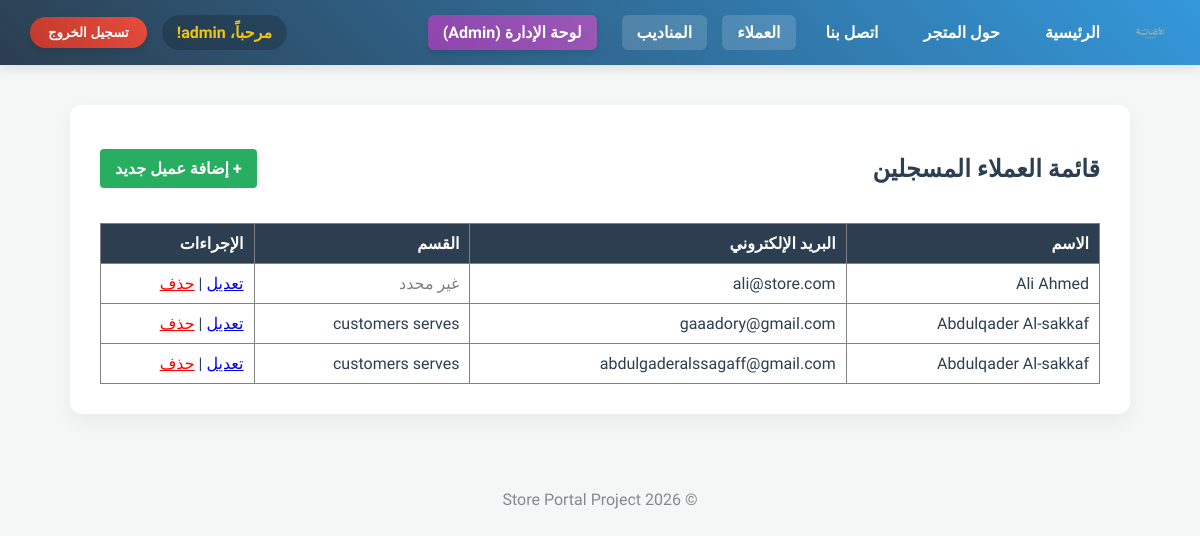
Page /customers/list/ (signed in) on the earlier database version.
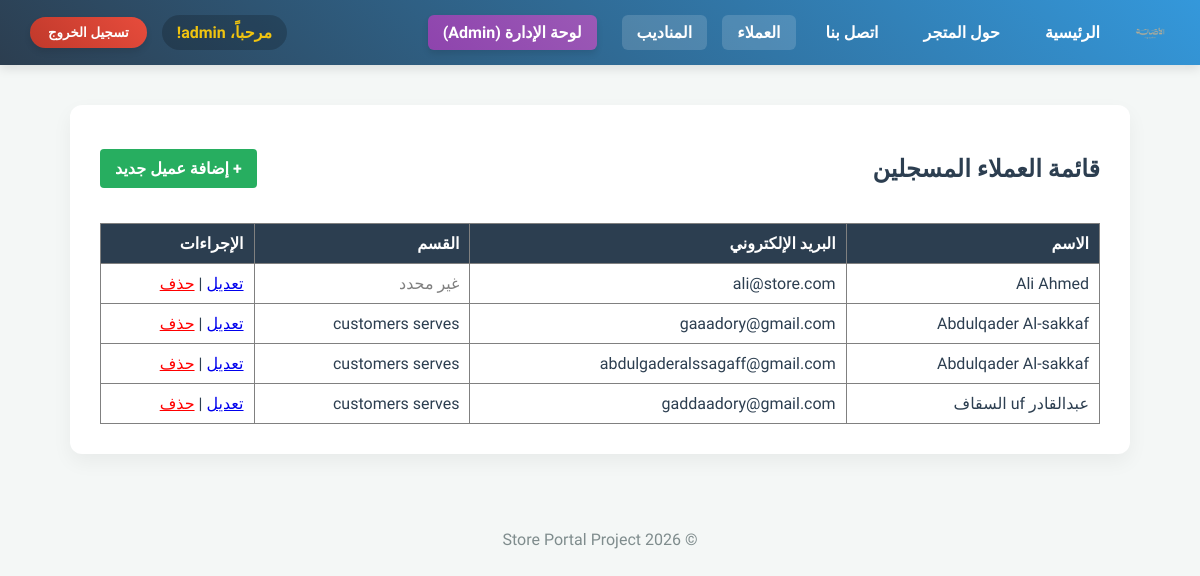
Same page on the later database version.
### customers/models.py (models this page shows, shortened)
class Customer(models.Model):
    first_name = models.CharField(max_length=100) # نص محدد الطول
    last_name = models.CharField(max_length=100)
    email = models.EmailField(unique=True)       # بريد إلكتروني فريد
    age = models.IntegerField()                  # رقم صحيح
    joined_date = models.DateField(auto_now_add=True) # تاريخ يضاف تلقائياً عند الإنشاء
    department = models.ForeignKey(Department, on_delete=models.CASCADE, null=True)

class Department(models.Model):
    name = models.CharField(max_length=150, unique=True)

### customers/views.py (the view)
# urls.py: path('list/', views.CustomerListView.as_view(), name='customer_list'),
class CustomerListView(LoginRequiredMixin, ListView):
    model = Customer
    template_name = 'customers/customer_list.html'
    context_object_name = 'customers' # حتى لا نغير اسم المتغير في ملف HTML

### customers/templates/customers/customer_list.html
{% extends 'customers/base.html' %}
{% block content %}
<div style="display: flex; justify-content: space-between; align-items: center; margin-bottom: 20px;">
    <h2>قائمة العملاء المسجلين</h2>
    <a href="{% url 'register_customer' %}"
        style="background-color: #27ae60; color: white; padding: 10px 15px; border-radius: 4px; text-decoration: none; font-weight: bold;">
        + إضافة عميل جديد
    </a>
</div>
<table border="1" style="width:100%; border-collapse: collapse; text-align: right;">
    <tr style="background-color: #2c3e50; color: white;">
        <th style="padding: 10px;">الاسم</th>
        <th style="padding: 10px;">البريد الإلكتروني</th>
        <th style="padding: 10px;">القسم</th>
        <th style="padding: 10px;">الإجراءات</th>
    </tr>
    {% for customer in customers %}
    <tr>
        <td style="padding: 10px;">{{ customer.first_name }} {{ customer.last_name }}</td>
        <td style="padding: 10px;">{{ customer.email }}</td>
        <td style="padding: 10px;">
            {% if customer.department %}
            {{ customer.department.name }}
            {% else %}
            <span style="color: gray;">غير محدد</span>
            {% endif %}
        </td>
        <td style="padding: 10px;">
            <a href="{% url 'customer_update' customer.id %}">تعديل</a> |
            <a href="{% url 'customer_delete' customer.id %}" style="color: red;">حذف</a>
        </td>
    </tr>
    {% empty %}
    <tr>
        <td colspan="4" style="text-align: center; padding: 20px;">لا يوجد عملاء مسجلين حالياً.</td>
    </tr>
    {% endfor %}
</table>
{% endblock %}

Differences in the rows shown:
added Customer: last_name "السقاف", email "gaddaadory@gmail.com", department.name "customers serves"
